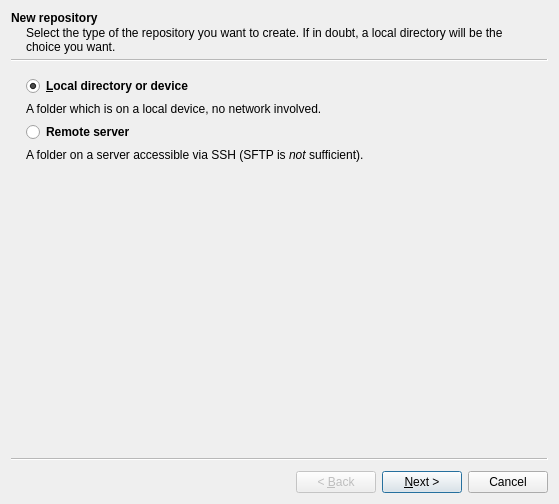
<?xml version="1.0" encoding="UTF-8"?>
<ui version="4.0">
 <class>Wizard</class>
 <widget class="QWizard" name="Wizard">
  <property name="geometry">
   <rect>
    <x>0</x>
    <y>0</y>
    <width>559</width>
    <height>504</height>
   </rect>
  </property>
  <property name="windowTitle">
   <string>Wizard</string>
  </property>
  <widget class="QWizardPage" name="page_type">
   <property name="title">
    <string>New repository</string>
   </property>
   <property name="subTitle">
    <string>Select the type of the repository you want to create. If in doubt, a local directory will be the choice you want.</string>
   </property>
   <layout class="QVBoxLayout" name="verticalLayout">
    <item>
     <widget class="QRadioButton" name="radioButton">
      <property name="font">
       <font>
        <weight>75</weight>
        <bold>true</bold>
       </font>
      </property>
      <property name="text">
       <string>&amp;Local directory or device</string>
      </property>
      <property name="checked">
       <bool>true</bool>
      </property>
     </widget>
    </item>
    <item>
     <widget class="QLabel" name="label_2">
      <property name="sizePolicy">
       <sizepolicy hsizetype="Preferred" vsizetype="Preferred">
        <horstretch>0</horstretch>
        <verstretch>0</verstretch>
       </sizepolicy>
      </property>
      <property name="text">
       <string>&lt;html&gt;&lt;head/&gt;&lt;body&gt;&lt;p&gt;A folder which is on a local device, no network involved.&lt;/p&gt;&lt;/body&gt;&lt;/html&gt;</string>
      </property>
      <property name="wordWrap">
       <bool>true</bool>
      </property>
     </widget>
    </item>
    <item>
     <widget class="QRadioButton" name="radioButton_2">
      <property name="font">
       <font>
        <weight>75</weight>
        <bold>true</bold>
       </font>
      </property>
      <property name="text">
       <string>Remote server</string>
      </property>
     </widget>
    </item>
    <item>
     <widget class="QLabel" name="label_3">
      <property name="text">
       <string>&lt;html&gt;&lt;head/&gt;&lt;body&gt;&lt;p&gt;A folder on a server accessible via SSH (SFTP is &lt;span style=&quot; font-style:italic;&quot;&gt;not&lt;/span&gt; sufficient).&lt;/p&gt;&lt;/body&gt;&lt;/html&gt;</string>
      </property>
     </widget>
    </item>
    <item>
     <spacer name="verticalSpacer">
      <property name="orientation">
       <enum>Qt::Vertical</enum>
      </property>
      <property name="sizeHint" stdset="0">
       <size>
        <width>20</width>
        <height>40</height>
       </size>
      </property>
     </spacer>
    </item>
   </layout>
  </widget>
  <widget class="QWizardPage" name="page_local_select_directory">
   <property name="title">
    <string>Local device</string>
   </property>
   <property name="subTitle">
    <string>Select the device and the directory on the device to use.</string>
   </property>
   <layout class="QVBoxLayout" name="verticalLayout_3">
    <item>
     <widget class="QLabel" name="label">
      <property name="sizePolicy">
       <sizepolicy hsizetype="Preferred" vsizetype="Minimum">
        <horstretch>0</horstretch>
        <verstretch>0</verstretch>
       </sizepolicy>
      </property>
      <property name="text">
       <string>&lt;html&gt;&lt;head/&gt;&lt;body&gt;&lt;p&gt;If the device you want to store backups on is removable, connect it now.&lt;/p&gt;&lt;/body&gt;&lt;/html&gt;</string>
      </property>
      <property name="wordWrap">
       <bool>true</bool>
      </property>
     </widget>
    </item>
    <item>
     <layout class="QFormLayout" name="formLayout_2">
      <item row="0" column="0">
       <widget class="QLabel" name="label_4">
        <property name="text">
         <string>Directory</string>
        </property>
       </widget>
      </item>
      <item row="0" column="1">
       <widget class="QLineEdit" name="directory"/>
      </item>
     </layout>
    </item>
    <item>
     <widget class="QGroupBox" name="groupBox">
      <property name="sizePolicy">
       <sizepolicy hsizetype="Preferred" vsizetype="Preferred">
        <horstretch>0</horstretch>
        <verstretch>0</verstretch>
       </sizepolicy>
      </property>
      <property name="title">
       <string>Device information</string>
      </property>
      <layout class="QFormLayout" name="formLayout">
       <item row="0" column="0">
        <widget class="QLabel" name="label_5">
         <property name="text">
          <string>Type</string>
         </property>
        </widget>
       </item>
       <item row="1" column="0">
        <widget class="QLabel" name="label_6">
         <property name="text">
          <string>Size</string>
         </property>
        </widget>
       </item>
       <item row="2" column="0">
        <widget class="QLabel" name="label_7">
         <property name="text">
          <string>Partition size</string>
         </property>
        </widget>
       </item>
       <item row="3" column="0">
        <widget class="QLabel" name="label_8">
         <property name="text">
          <string>Free space</string>
         </property>
        </widget>
       </item>
       <item row="0" column="1">
        <widget class="QLineEdit" name="device_info_type">
         <property name="readOnly">
          <bool>true</bool>
         </property>
        </widget>
       </item>
       <item row="1" column="1">
        <widget class="QLineEdit" name="device_info_size">
         <property name="readOnly">
          <bool>true</bool>
         </property>
        </widget>
       </item>
       <item row="2" column="1">
        <widget class="QLineEdit" name="device_info_partition_size">
         <property name="readOnly">
          <bool>true</bool>
         </property>
        </widget>
       </item>
       <item row="3" column="1">
        <widget class="QLineEdit" name="device_info_free_space">
         <property name="readOnly">
          <bool>true</bool>
         </property>
        </widget>
       </item>
      </layout>
     </widget>
    </item>
    <item>
     <widget class="QGroupBox" name="groupBox_2">
      <property name="title">
       <string>Removable device settings</string>
      </property>
      <layout class="QVBoxLayout" name="verticalLayout_4">
       <item>
        <widget class="QLabel" name="label_20">
         <property name="text">
          <string>&lt;html&gt;&lt;head/&gt;&lt;body&gt;&lt;p&gt;&lt;span style=&quot; font-weight:600;&quot;&gt;Note:&lt;/span&gt; If the device is not connected when the backup is supposed to run, a notification will inform you that you should plug the device in. Once the device is plugged in, the jobs affecting the device will be scheduled.&lt;/p&gt;&lt;/body&gt;&lt;/html&gt;</string>
         </property>
         <property name="wordWrap">
          <bool>true</bool>
         </property>
        </widget>
       </item>
       <item>
        <widget class="QCheckBox" name="checkBox">
         <property name="toolTip">
          <string>&lt;html&gt;&lt;head/&gt;&lt;body&gt;&lt;p&gt;When checked, jobs which are scheduled for the interval during which the device is plugged in are run immediately (with short grace period) instead of at their scheduled time. This is handy for daily backup jobs: simply plug in the device and &lt;span style=&quot; font-style:italic;&quot;&gt;cuteborg&lt;/span&gt; will do its duty.&lt;/p&gt;&lt;/body&gt;&lt;/html&gt;</string>
         </property>
         <property name="text">
          <string>Allow to run jobs early when the device is being plugged in</string>
         </property>
        </widget>
       </item>
      </layout>
     </widget>
    </item>
   </layout>
  </widget>
  <widget class="QWizardPage" name="page_remote_configure">
   <property name="title">
    <string>Remote repository</string>
   </property>
   <property name="subTitle">
    <string>Configure the connection to the remote repository.</string>
   </property>
   <layout class="QFormLayout" name="formLayout_3">
    <item row="0" column="0">
     <widget class="QLabel" name="label_12">
      <property name="text">
       <string>Host name</string>
      </property>
     </widget>
    </item>
    <item row="0" column="1">
     <widget class="QLineEdit" name="ssh_host"/>
    </item>
    <item row="1" column="0">
     <widget class="QLabel" name="label_9">
      <property name="text">
       <string>User</string>
      </property>
     </widget>
    </item>
    <item row="1" column="1">
     <widget class="QLineEdit" name="ssh_user">
      <property name="clearButtonEnabled">
       <bool>true</bool>
      </property>
     </widget>
    </item>
    <item row="2" column="0">
     <widget class="QLabel" name="label_11">
      <property name="text">
       <string>Port</string>
      </property>
     </widget>
    </item>
    <item row="2" column="1">
     <widget class="QSpinBox" name="ssh_port">
      <property name="minimum">
       <number>1</number>
      </property>
      <property name="maximum">
       <number>65535</number>
      </property>
      <property name="value">
       <number>22</number>
      </property>
     </widget>
    </item>
    <item row="3" column="0">
     <widget class="QLabel" name="label_13">
      <property name="text">
       <string>Identity file</string>
      </property>
     </widget>
    </item>
    <item row="3" column="1">
     <widget class="QLineEdit" name="ssh_identity_file">
      <property name="clearButtonEnabled">
       <bool>true</bool>
      </property>
     </widget>
    </item>
    <item row="4" column="0">
     <widget class="QLabel" name="label_10">
      <property name="text">
       <string>Path</string>
      </property>
     </widget>
    </item>
    <item row="4" column="1">
     <widget class="QLineEdit" name="ssh_remote_path"/>
    </item>
    <item row="5" column="0">
     <widget class="QLabel" name="label_14">
      <property name="text">
       <string>Remote borg executable</string>
      </property>
     </widget>
    </item>
    <item row="5" column="1">
     <widget class="QLineEdit" name="ssh_remote_port">
      <property name="clearButtonEnabled">
       <bool>true</bool>
      </property>
     </widget>
    </item>
    <item row="6" column="0">
     <widget class="QLabel" name="label_15">
      <property name="text">
       <string>SSH command line</string>
      </property>
     </widget>
    </item>
    <item row="6" column="1">
     <widget class="QLineEdit" name="ssh_command_line">
      <property name="readOnly">
       <bool>true</bool>
      </property>
     </widget>
    </item>
    <item row="7" column="1">
     <widget class="QPushButton" name="test_connection">
      <property name="text">
       <string>Test connection</string>
      </property>
     </widget>
    </item>
   </layout>
  </widget>
  <widget class="QWizardPage" name="page_encryption">
   <property name="title">
    <string>Encryption</string>
   </property>
   <property name="subTitle">
    <string>Enable encryption for the repository.</string>
   </property>
   <layout class="QFormLayout" name="formLayout_4">
    <item row="0" column="0">
     <widget class="QLabel" name="label_17">
      <property name="text">
       <string>Encryption mode</string>
      </property>
     </widget>
    </item>
    <item row="0" column="1">
     <widget class="QComboBox" name="encryption_mode">
      <property name="sizePolicy">
       <sizepolicy hsizetype="Expanding" vsizetype="Fixed">
        <horstretch>0</horstretch>
        <verstretch>0</verstretch>
       </sizepolicy>
      </property>
      <property name="currentIndex">
       <number>1</number>
      </property>
      <item>
       <property name="text">
        <string>No encryption</string>
       </property>
      </item>
      <item>
       <property name="text">
        <string>Save protected key in repository</string>
       </property>
      </item>
      <item>
       <property name="text">
        <string>Save protected key only locally</string>
       </property>
      </item>
     </widget>
    </item>
    <item row="1" column="0">
     <widget class="QLabel" name="label_18">
      <property name="text">
       <string>Passphrase</string>
      </property>
     </widget>
    </item>
    <item row="1" column="1">
     <widget class="QLineEdit" name="encryption_passphrase">
      <property name="echoMode">
       <enum>QLineEdit::Password</enum>
      </property>
      <property name="clearButtonEnabled">
       <bool>false</bool>
      </property>
     </widget>
    </item>
    <item row="2" column="1">
     <widget class="QCheckBox" name="encryption_save_passphrase">
      <property name="text">
       <string>Save passphrase in local keyring</string>
      </property>
     </widget>
    </item>
    <item row="3" column="0" colspan="2">
     <widget class="QLabel" name="label_19">
      <property name="sizePolicy">
       <sizepolicy hsizetype="Preferred" vsizetype="Preferred">
        <horstretch>0</horstretch>
        <verstretch>0</verstretch>
       </sizepolicy>
      </property>
      <property name="text">
       <string>&lt;html&gt;&lt;head/&gt;&lt;body&gt;&lt;h3&gt;Explanation of the modes&lt;/h3&gt;&lt;p&gt;&lt;span style=&quot; font-weight:600;&quot;&gt;No encryption:&lt;/span&gt; All data is stored without encryption.&lt;/p&gt;&lt;p&gt;The following options enable client-side encryption: The server never sees file names or file contents in plain-text.&lt;/p&gt;&lt;p&gt;&lt;span style=&quot; font-weight:600;&quot;&gt;Save protected key in repository:&lt;/span&gt; The key is stored inside the repository (in its “config” file). Use this mode if you trust in your good passphrase giving you enough protection. The repository server never sees the plaintext key. This has the advantage that if your local system is unusable, you can still recover using remote repositories with this option.&lt;/p&gt;&lt;p&gt;&lt;span style=&quot; font-weight:600;&quot;&gt;Save protected key only locally: &lt;/span&gt;The key is stored on your local disk (in &lt;span style=&quot; font-family:'DejaVu Sans Mono';&quot;&gt;~/.config/borg/keys/&lt;/span&gt;). Use this mode if you want “passphrase and having-the-key” security. &lt;span style=&quot; font-style:italic;&quot;&gt;Note&lt;/span&gt;: If you loose the key stored locally, you cannot recover data from the repository.&lt;/p&gt;&lt;/body&gt;&lt;/html&gt;</string>
      </property>
      <property name="wordWrap">
       <bool>true</bool>
      </property>
     </widget>
    </item>
   </layout>
  </widget>
  <widget class="QWizardPage" name="page_finish">
   <property name="title">
    <string>Finished!</string>
   </property>
   <property name="subTitle">
    <string>The configuration is finished.</string>
   </property>
   <layout class="QVBoxLayout" name="verticalLayout_2">
    <item>
     <widget class="QLabel" name="label_16">
      <property name="text">
       <string>If needed, you can make modifications to the repository configuration below. In case of doubt, simply click continue.</string>
      </property>
      <property name="wordWrap">
       <bool>true</bool>
      </property>
     </widget>
    </item>
    <item>
     <widget class="QPlainTextEdit" name="plainTextEdit">
      <property name="font">
       <font>
        <family>Monospace</family>
       </font>
      </property>
      <property name="lineWrapMode">
       <enum>QPlainTextEdit::NoWrap</enum>
      </property>
      <property name="readOnly">
       <bool>true</bool>
      </property>
     </widget>
    </item>
   </layout>
  </widget>
 </widget>
 <resources/>
 <connections/>
</ui>
